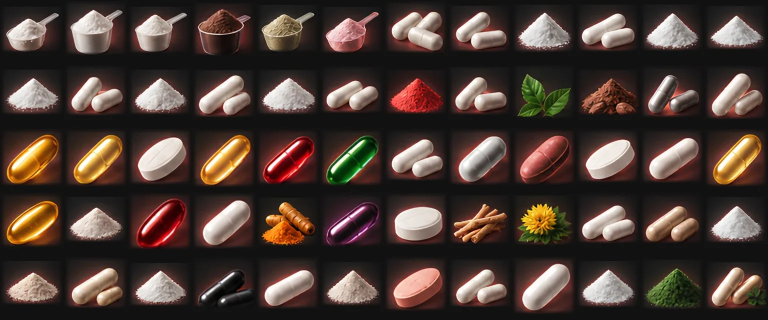
#> input picture app/img/complements.webp, 1536 x 640 px, found by its file name (shown at 1/2 size)
$ python grid.py ../../app/img/complements.webp
#> lines starting #> are read from the running program, lines starting #| are printed output that depends on the picture
# -*- coding: utf-8 -*-
import numpy as np, os, sys
from PIL import Image, ImageDraw
from chart import DIR
S=6
OUT=r'C:\Users\kevin\AppData\Local\Temp\claude\C--Users-kevin-Downloads\0ea2b4bc-f20a-4555-87b6-67ce6efdaf5a\scratchpad'
names=sys.argv[1:] or ['n4-h.png']
ims=[]
for f in names:
    im=Image.open(os.path.join(DIR,f)).convert('RGBA')
    bg=Image.new('RGBA',im.size,(0,0,0,255)); bg.alpha_composite(im)
    bg=bg.resize((im.width*S,im.height*S),Image.LANCZOS).convert('RGB')
#> bg: PIL image 9216x3840 RGB
    d=ImageDraw.Draw(bg)
    for y in range(0,im.height,10):
        col=(255,90,0) if y%50==0 else (0,110,160)
        d.line([(0,y*S),(bg.width,y*S)],fill=col,width=1)
        d.text((2,y*S+1),str(y),fill=(255,220,0))
    for x in range(0,im.width,10):
        d.line([(x*S,0),(x*S,bg.height)],fill=(0,110,160),width=1)
        d.text((x*S+2,2),str(x),fill=(0,255,180))
    ims.append(bg)
W=sum(i.width for i in ims)+16*len(ims); H=max(i.height for i in ims)
#> after `W = sum((i.width for i in ims)) + 16 * len(ims)`: W = 9232
#> after `H = max((i.height for i in ims))`: H = 3840
sh=Image.new('RGB',(W,H),(0,0,0)); x=0
#> after `sh = Image.new('RGB', (W, H), (0, 0, 0))`: sh: PIL image 9232x3840 RGB; every value is 0
for i in ims: sh.paste(i,(x,0)); x+=i.width+16
#> this loop made 1 pass
#> x on pass 1: 9232
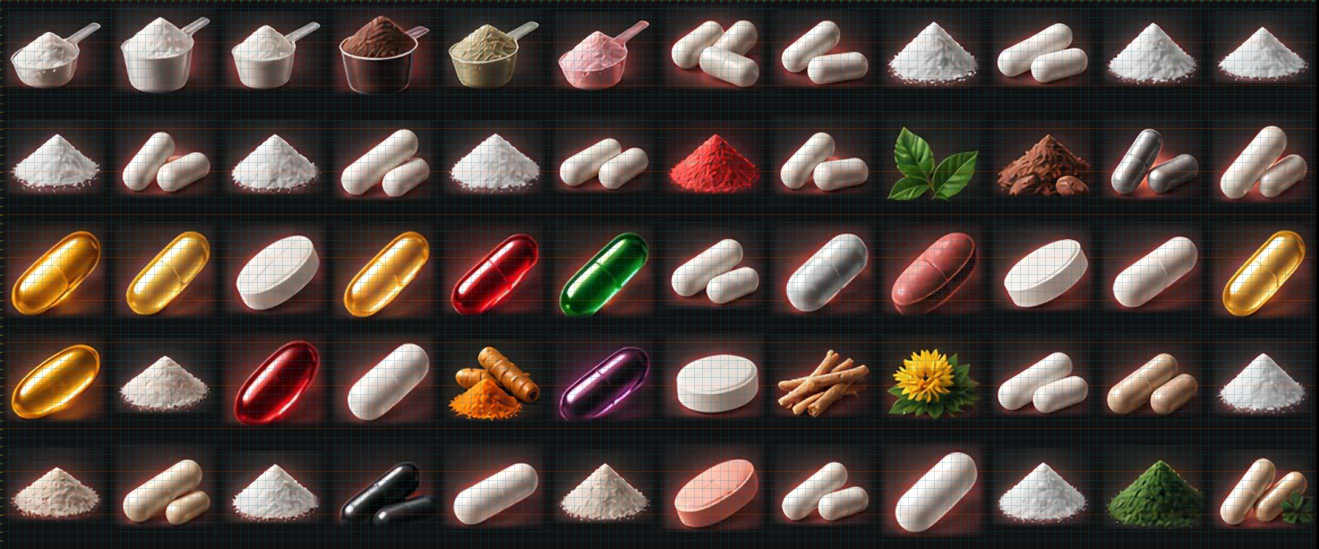
#> sh: PIL image 9232x3840 RGB (shown at 1/7 size); mean R, G, B 73.8, 61.7, 56
#> after the loop, x = 9232
sh.save(os.path.join(OUT,'grid.png')); print(sh.size)
#| (9232, 3840)
